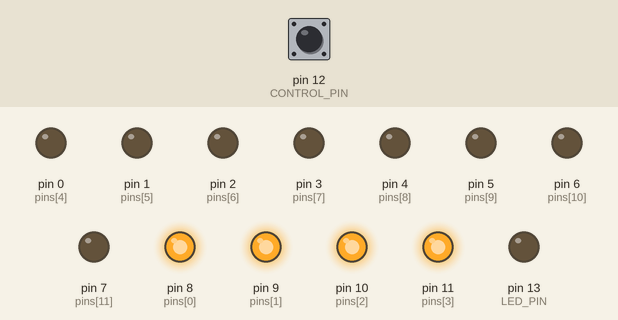
This sketch was run on a simulated Arduino Uno, built with avr-gcc and run on an emulated ATmega328P. Parts: output pins drawn as LEDs (lit = HIGH). Dashed ring = blinking. The inputs (shaded band) are chosen by the test bench; at power-on: pin 12 (CONTROL_PIN) HIGH.

Above: at 5.2 s.
5.3 s: pin 12 (CONTROL_PIN) pulled LOW for 0.15 s
At 6.4 s:
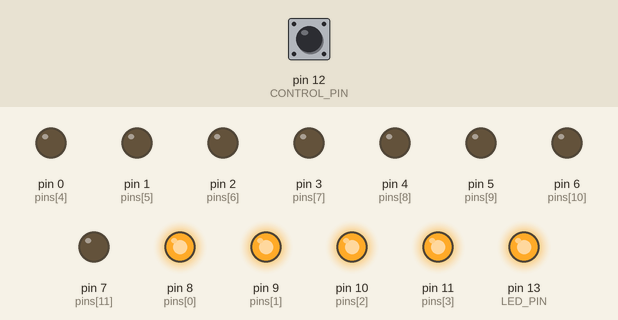
6.9 s: pin 12 (CONTROL_PIN) pulled LOW for 3.2 s
At 11.03 s:
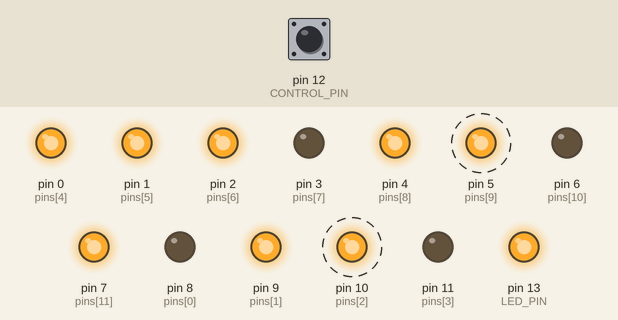
12.0 s: pin 12 (CONTROL_PIN) pulled LOW for 1 s
At 13.0 s:
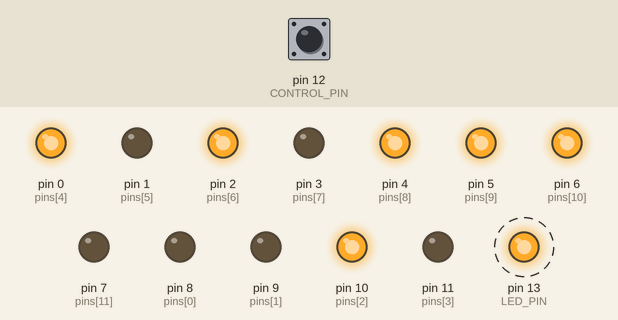
15.0 s: pin 12 (CONTROL_PIN) pulled LOW for 0.15 s
At 15.23 s:
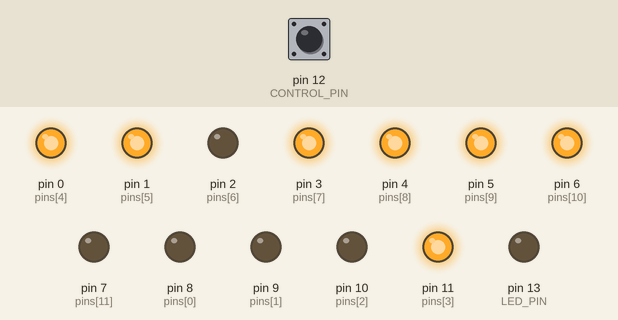
18.0 s: pin 12 (CONTROL_PIN) pulled LOW for 3.2 s
At 21.61 s:
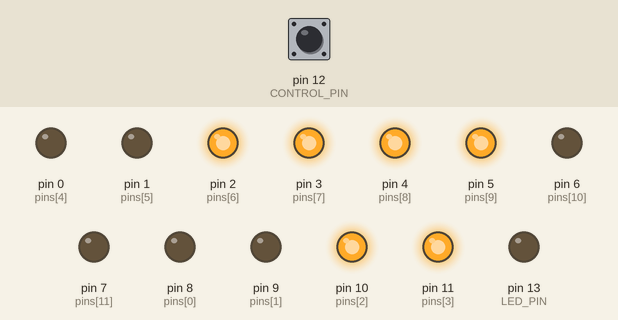
23.5 s: pin 12 (CONTROL_PIN) pulled LOW for 0.15 s
At 24.01 s:
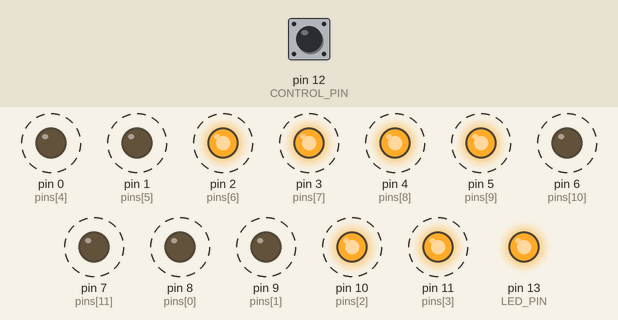
Timing chart, 0 to 27.5 s (numbered marks = the images above; inputs shaded):
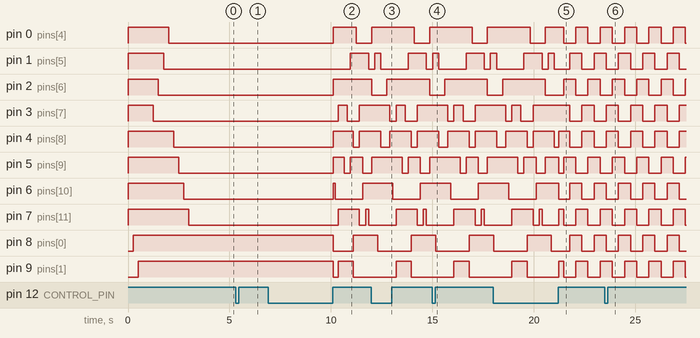

The sketch:

madbury250.ino
```cpp
//
// Madbury 250th Anniversary Cake Lighting Controller
//

#define STEP_DURATION     50       // milliseconds
#define SHORT              2       // number of STEP_DURATIONs for a short animation state
#define MEDIUM             5       // number of STEP_DURATIONs for a medium animation state
#define LONG              20       // number of STEP_DURATIONs for a long animation state
#define RESTART            0       // end of state list marker

#define CONTROL_PIN       12       // press and hold (~2s) to advance to next animation
#define CONTROL_COUNT     20       // number of STEP_DURATIONs to register a animation change

#define LED_PIN           13
static int led_state = 0;

#define NUM_CHANNELS      12           // ---lower----  --middle--  --upper---
static uint8_t pins[NUM_CHANNELS]     = { 8, 9, 10, 11, 0, 1, 2, 3, 4, 5, 6, 7 };
static uint16_t pins_polarity = 0b0000111111110000;

typedef struct {
  uint16_t channels;
  uint16_t duration;  // maintain state for duration count of STEP_DURATION, 0 = Restart animation
} state_t;

typedef struct {
  state_t* current;
  state_t* states;
} animation_t;

static state_t fullon_states[] = {
  { 0b0000111111111111, MEDIUM },
  { 0b0000111111111111, RESTART }
};
static animation_t fullon = { fullon_states, fullon_states };

static state_t fulloff_states[] = {
  { 0b0000000000000000, MEDIUM },
  { 0b0000000000000000, RESTART }
};
static animation_t fulloff = { fulloff_states, fulloff_states };

static state_t grow_states[] = {
  { 0b0000000110000001, MEDIUM },
  { 0b0000001111000011, MEDIUM },
  { 0b0000011111100111, MEDIUM },
  { 0b0000111111111111, MEDIUM },
  { 0b0000000000000001, RESTART }
};
static animation_t grow = { grow_states, grow_states };

static state_t chaser_states[] = {
  { 0b0000001111000011, MEDIUM },
  { 0b0000011001100110, MEDIUM },
  { 0b0000110000111100, MEDIUM },
  { 0b0000100110011001, MEDIUM },
  { 0b0000001111000011, RESTART }
};
static animation_t chaser = { chaser_states, chaser_states };

static state_t twinkle_states[] = {
  { 0b0000100100100100, SHORT },
  { 0b0000100010100100, SHORT },
  { 0b0000110010100100, SHORT },
  { 0b0000010000100110, SHORT },
  { 0b0000010000100010, SHORT },
  { 0b0000011000100010, SHORT },
  { 0b0000011010100010, SHORT },
  { 0b0000010010000110, SHORT },
  { 0b0000010110000101, SHORT },
  { 0b0000010110010001, SHORT },
  { 0b0000110000011001, SHORT },
  { 0b0000101000011001, SHORT },
  { 0b0000001000011101, SHORT },
  { 0b0000101000110101, SHORT },
  { 0b0000100001100001, SHORT },
  { 0b0000100001001001, SHORT },
  { 0b0000100001001000, SHORT },
  { 0b0000100101101000, SHORT },
  { 0b0000100101101100, SHORT },
  { 0b0000000110010100, RESTART }
};
static animation_t twinkle = { twinkle_states, twinkle_states };

static state_t layers_states[] = {
  { 0b0000000000000000, LONG },
  { 0b0000000000001111, LONG },
  { 0b0000000011111111, LONG },
  { 0b0000111111111111, LONG },
  { 0b0000111111111111, LONG },
  { 0b0000111111111111, LONG },
  { 0b0000000011111111, LONG },
  { 0b0000000000001111, LONG },
  { 0b0000000000000000, LONG },
  { 0b0000000000000000, RESTART }
};
static animation_t layers = { layers_states, layers_states };

static state_t updown_states[] = {
  { 0b0000000000000000, MEDIUM },
  { 0b0000000000000001, MEDIUM },
  { 0b0000000000000011, MEDIUM },
  { 0b0000000000000111, MEDIUM },
  { 0b0000000000001111, MEDIUM },
  { 0b0000000010001111, MEDIUM },
  { 0b0000000011001111, MEDIUM },
  { 0b0000000011101111, MEDIUM },
  { 0b0000000011111111, MEDIUM },
  { 0b0000000111111111, MEDIUM },
  { 0b0000001111111111, MEDIUM },
  { 0b0000011111111111, MEDIUM },
  { 0b0000111111111111, LONG },
  { 0b0000011111111111, MEDIUM },
  { 0b0000001111111111, MEDIUM },
  { 0b0000000111111111, MEDIUM },
  { 0b0000000011111111, MEDIUM },
  { 0b0000000011101111, MEDIUM },
  { 0b0000000011001111, MEDIUM },
  { 0b0000000010001111, MEDIUM },
  { 0b0000000000001111, MEDIUM },
  { 0b0000000000000111, MEDIUM },
  { 0b0000000000000011, MEDIUM },
  { 0b0000000000000001, MEDIUM },
  { 0b0000000000000000, LONG },
  { 0b0000000000000000, RESTART }
};
static animation_t updown = { updown_states, updown_states };

static state_t bootup_states[] = {
  { 0b0000000000000000, MEDIUM },
  { 0b0000000000000001, MEDIUM },
  { 0b0000000000000011, MEDIUM },
  { 0b0000000000000111, MEDIUM },
  { 0b0000000000001111, MEDIUM },
  { 0b0000000010001111, MEDIUM },
  { 0b0000000011001111, MEDIUM },
  { 0b0000000011101111, MEDIUM },
  { 0b0000000011111111, MEDIUM },
  { 0b0000000111111111, MEDIUM },
  { 0b0000001111111111, MEDIUM },
  { 0b0000011111111111, MEDIUM },
  { 0b0000111111111111, LONG },
  { 0b0000000000000000, RESTART }
};
static animation_t bootup = { bootup_states, bootup_states };

static animation_t* animations[] = {
  &fullon,
  &twinkle,
  &chaser,
  &updown,
  &layers,
  NULL
};


static int index = 0;
static animation_t* animation = animations[index];

static int step_count = 0;
static int control_count = 0;

static void toggle_led() {
  if (led_state == 0) { led_state = 1; }
  else { led_state = 0; }

  digitalWrite(LED_PIN, led_state);
}

static void init_pins() {
  pinMode(CONTROL_PIN, INPUT_PULLUP);
  digitalWrite(LED_PIN, 0);
  pinMode(LED_PIN, OUTPUT);

  for (int i = 0; i < NUM_CHANNELS ; ++i) {
    digitalWrite(pins[i], (pins_polarity >> i) & 1);
    pinMode(pins[i], OUTPUT);
  }
}

static void set_channels(state_t* state) {
  for (int i = 0; i < NUM_CHANNELS; ++i) {
    digitalWrite(pins[i], ((pins_polarity ^ state->channels) & (1 << i)) >> i);
  }
}

static void set_animation(animation_t* animation) {
  animation->current = animation->states;
  ::animation = animation;
}

static void set_next_animation() {
  ++index;
  if (animations[index] == NULL) { index = 0; }

  set_animation(animations[index]);
}

static void set_next_state() {
  ++(animation->current);
  if (animation->current->duration == RESTART) { animation->current = animation->states; }

  set_channels(animation->current);
}

void setup() {
  init_pins();

  // run a little lightshow to check each channel - don't react to control input
  for (int i = 0; ; ++i) {
    if (bootup.states[i].duration == RESTART) { break; }

    set_channels(&(bootup.states[i]));
    delay(STEP_DURATION * bootup.states[i].duration);
  }
}

void loop() {
  // check for button press
  if (digitalRead(CONTROL_PIN) == LOW) {
    ++control_count;
    toggle_led();
  } else {
    if (control_count > CONTROL_COUNT) {
      set_next_animation();
      step_count = 0;
      set_next_state();
    }
    control_count = 0;
  }

  // advance animation state if current state completed
  ++step_count;
  if (step_count > animation->current->duration) {
    step_count = 0;
    set_next_state();
  }

  delay(STEP_DURATION);
}
```

Measured:
- after the input at 5.3 s, pin 13 (LED_PIN): LOW → HIGH at once, → LOW 0.05 s later, → HIGH 0.05 s later
- after the input at 6.9 s, pin 0 (pins[4]): LOW → HIGH after 3.2 s, → LOW 1.2 s later; pin 1 (pins[5]): LOW → HIGH after 4.1 s, → LOW 0.90 s later; pin 2 (pins[6]): LOW → HIGH after 3.2 s; pin 3 (pins[7]): LOW → HIGH after 3.5 s, → LOW 0.45 s later, → HIGH 0.60 s later; pin 4 (pins[8]): LOW → HIGH after 3.2 s, → LOW 1.0 s later, → HIGH 0.30 s later
- after the input at 12.0 s, pin 13 (LED_PIN): alternates HIGH for 0.05 s and LOW for 0.05 s, 20 changes in all, then stays HIGH, starting at once
- after the input at 15.0 s, pin 13 (LED_PIN): HIGH → LOW at once, → HIGH 0.05 s later, → LOW 0.05 s later
- after the input at 18.0 s, pin 13 (LED_PIN): alternates HIGH for 0.05 s and LOW for 0.05 s, 64 changes in all, then stays LOW, starting at once
- after the input at 23.5 s, pin 13 (LED_PIN): LOW → HIGH at once, → LOW 0.05 s later, → HIGH 0.05 s later
